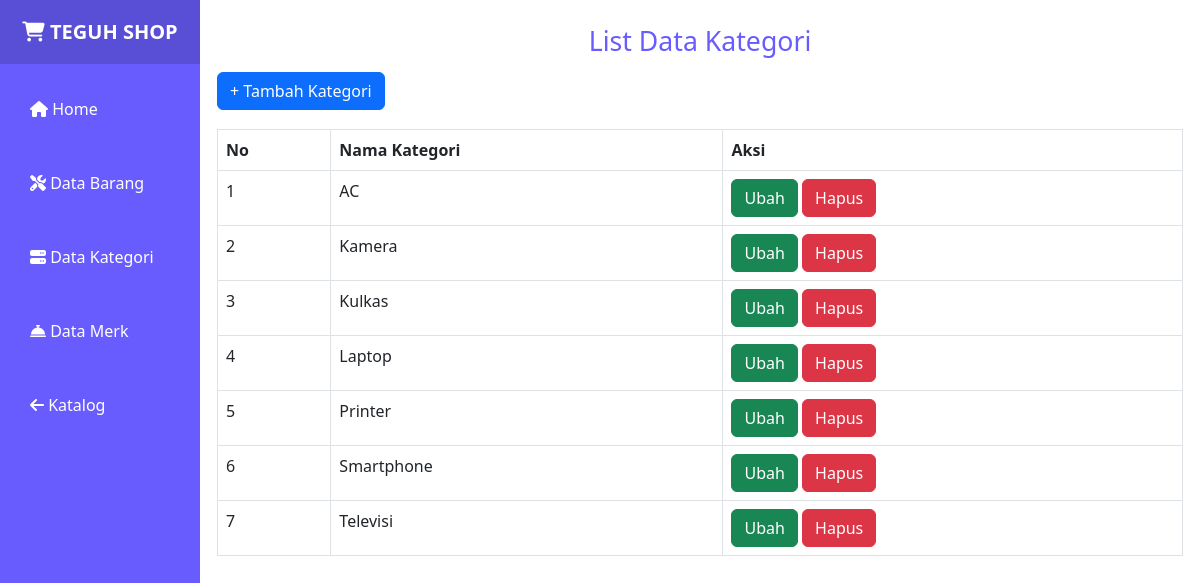
Screenshot of /barang/index.php?halaman=kategori with the database file from the repository.
### tables this page shows
CREATE TABLE `kategori` (
  `id_kategori` int(11) NOT NULL,
  `nama_kategori` varchar(60) NOT NULL
);

### barang/kategori.php (the view, shortened to what this page needs)
<?php
include "../koneksi/koneksi.php";
?>
<!DOCTYPE html>
<html lang="en">
<head>
</head>
<body>
    <div class="container">
        <h1 style="margin-top: 20px; font-size:20pt; text-align: center; color: #695CFE">List Data Kategori</h1>
        <a style="margin-bottom:-25px;" href="index.php?halaman=tambah_kategori" class="btn btn-primary">+ Tambah Kategori</a>
        <table class="table table-bordered" style="margin-top: 40px;">
        <tread>
            <tr>
                <th>No</th>
                <th>Nama Kategori</th>
                <th>Aksi</th>
            </tr>
        </tread>
        <tbody>
            <?php $no=1; ?>
            <?php $query=$conn->query("SELECT * FROM kategori ORDER BY nama_kategori ASC"); ?>
            <?php while($data = $query->fetch_assoc()){?>
                <tr>
                    <td><?php echo $no; ?></td>
                    <td><?php echo $data['nama_kategori']; ?></td>
                    <td>
                        <a class="btn btn-success" href="index.php?halaman=edit_kategori&id=<?php echo $data['id_kategori']; ?>">Ubah</a>
                        <a class="btn btn-danger" href="index.php?halaman=delete_kategori&id=<?php echo $data['id_kategori']; ?>"onclick="return confirm('Anda yakin mau menghapus item ini ?')">Hapus</a>
                </tr>
            <?php $no++; ?>
            <?php } ?>
        </tbody>
        </table>
    </div>
</body>
</html>

### barang/css/style.css (style rules this page uses)
* { margin: 0; padding: 0; text-decoration: none; }
body { box-sizing: border-box; font-family: 'Segoe UI', Tahoma, Geneva, Verdana, sans-serif; }

### rows the page displays
kategori: nama_kategori "AC"
kategori: nama_kategori "Kamera"
kategori: nama_kategori "Kulkas"
kategori: nama_kategori "Laptop"
kategori: nama_kategori "Printer"
kategori: nama_kategori "Smartphone"
kategori: nama_kategori "Televisi"
